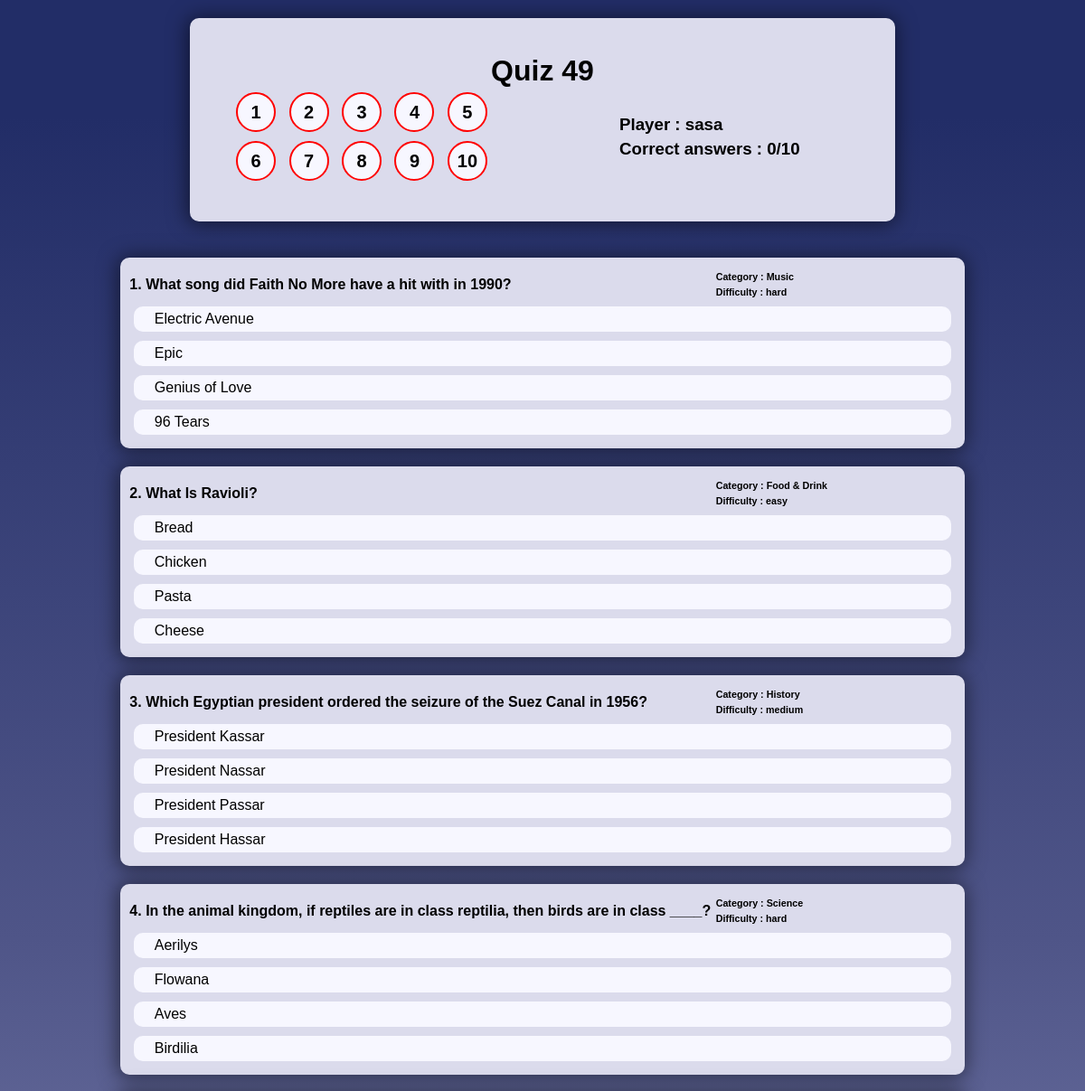
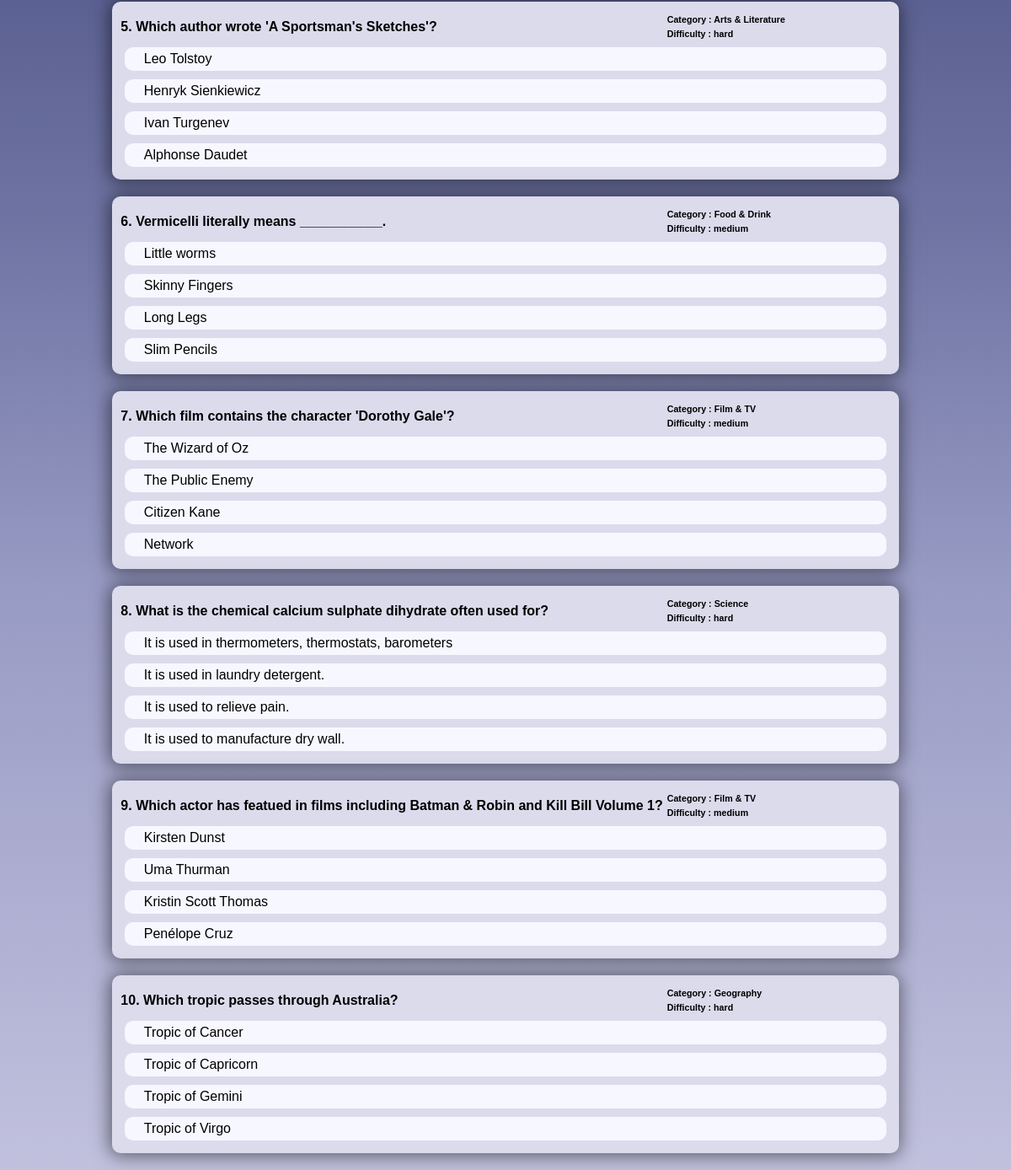
The app's page /quiz/49/result with its own data (2 pictures, top to bottom).
### base/models.py (models this page shows, shortened)
class Quiz(models.Model):
    player = models.ForeignKey(Player,on_delete=models.CASCADE)
    correctQuestions = models.IntegerField(default=0)
    completed = models.BooleanField(default=False)

class Question(models.Model):
    number = models.IntegerField(default=0)
    quiz = models.ForeignKey("Quiz",on_delete=models.CASCADE,null = True)
    question = models.CharField(max_length=300)
    correctAnswer = models.CharField(max_length=300)
    category = models.CharField(max_length=300,default = "string")
    incorrect = models.JSONField(default = "")
    difficulty = models.CharField(max_length=20,default = "easy")
    choices = models.JSONField(default= "")
    playerChoice = models.CharField(max_length=300,default="")
    def __str__(self):
        return self.question[:40]

class Player(models.Model):
    name = models.CharField(max_length=50)
    def __str__(self):
        return self.name

### base/views.py (the view)
# urls.py: path("quiz/<str:pk>/result",views.resultView,name = "result")
def resultView(request,pk):
    quiz = Quiz.objects.get(id = pk)
    questions = Question.objects.filter(quiz = quiz)
    print(questions)
    context = {"questions" : questions,"quiz":quiz}
    return render(request,"base/result.html",context)

### base/templates/base/result.html (shortened to what this page needs)
{% extends 'base/main.html' %}
{% block content %}
<div class = "container result">
    <div class = "top">
        <h1>Quiz {{quiz.id}}</h1>
        <div class = "container">
            <div class = "q__box__left">
                {% for q in questions %}
                    {% if q.playerChoice == q.correctAnswer %}
                        <a href = "#{{q.number}}" class = "q__circle correct">
                            <p>{{q.number}}</p>
                        </a>
                    {% else %}
                        <a href = "#{{q.number}}" class = "q__circle wrong">
                            <p>{{q.number}}</p>
                        </a>
                    {% endif %}
                {% endfor %}
            </div>
            <div class = "q__box__right">
                <h3>Player : {{quiz.player}}</h3>
                <h3>Correct answers : {{quiz.correctQuestions}}/10</h3>
            </div>
        </div>
    </div>
    <div class = "">
        {% for q in questions %}
            <div class = "question" id = {{q.number}}>
                <div class = "q__header">
                    <div>
                        <h4>{{q.number}}. {{q.question}}</h4>
                    </div>
                    <div class = q__info>
                        <h6>Category : {{q.category}}</h6>
                        <h6>Difficulty : {{q.difficulty}}</h6>
                    </div>
                </div>
                <div class = "answers">
                    {% for answer in q.choices %}
                    {% if answer == q.playerChoice %}
                        {% if answer == q.correctAnswer %}
                            <div class = "a__choice correct" id = "{{q.number}}">
                                <p>{{answer}}</p>
                            </div>
                        {% else %}
                            <div class = "a__choice wrong" id = "{{q.number}}">
                                <input id = "{{q.number}}" type ="checkbox" name = "{{answer}}" class = "input">
                                <p>{{answer}}</p>
                            </div>
                        {% endif %}
                    {% else %}
                        <div class = "a__choice" id = "{{q.number}}">
                            <p>{{answer}}</p>
                        </div>
                    {% endif %}
                    {% endfor %}
                </div>
          </div>
          {% endfor %}
    </div>
</div>
{% endblock content %}

### static/styles/style.css (style rules this page uses)
* { margin: 0; padding: 0; font-family: "Fira Sans", sans-serif; }
html,body { scroll-behavior: smooth; display: flex; justify-content: center; align-items: center; min-height: 100vh; background: rgb(193,193,222); background: linear-gradient(0deg, rgba(193,193,222,1) 0%, rgba(151,154,195,1) 27%, rgba(111,116,163,1) 43%, rgba(79,85,136,1) 60%, rgba(34,45,103,1) 95%); }
.container { margin: auto; max-width: 1200px; display: flex; justify-content: space-evenly; align-items: center; }
.container { margin: auto; max-width: 1200px; }
.q__header { display: flex; justify-content: space-between; align-items: center; }
.q__info { width: 250px; text-align: left; margin-right: 20px; }
.q__info h6 { margin: 5px; }
.answers { display: flex; flex-direction: column; }
.question { box-shadow: -1px 1px 21px 2px rgba(0,0,0,0.52); -webkit-box-shadow: -1px 1px 21px 2px rgba(0,0,0,0.52); -moz-box-shadow: -1px 1px 21px 2px rgba(0,0,0,0.52); background-color: rgb(219, 219, 236); padding: 10px; border-radius: 10px; margin: 20px }
.container.result { flex-direction: column; align-items: center; justify-content: center; }
.top { box-shadow: -1px 1px 21px 2px rgba(0,0,0,0.52); -webkit-box-shadow: -1px 1px 21px 2px rgba(0,0,0,0.52); -moz-box-shadow: -1px 1px 21px 2px rgba(0,0,0,0.52); background-color: rgb(219, 219, 236); padding: 40px; border-radius: 10px; margin: 20px; width: 700px; text-align: center; }
.top .container { display: flex; justify-content: space-between; align-items: center; }
.q__box__left { width: 300px; }
.q__box__right { width: 250px; text-align: left; margin-right: 20px; }
.q__circle { color: black; font-weight: 700; display: inline-block; background-color: rgb(247, 247, 255); width: 40px; height: 40px; margin: 5px; border-radius: 50%; }
a { text-decoration: none; color: black; font-size: 20px; text-align: center; }
.q__circle p { position: relative; top: 50%; transform: translateY(-50%) }
.q__info h6, .q__box__right h3 { margin: 5px; }
.a__choice { background-color: rgb(247, 247, 255); padding: 5px; border-radius: 10px; margin: 5px; }
.wrong { border: 2px solid red; }
.a__choice p { display: inline-block; padding: 0px; margin: 0px; }

### records on screen
Quiz: id "49", player "sasa", correctQuestions "0"
Question: number "1", question "What song did Faith No More have a hit with in 1990?", category "Music", difficulty "hard", choices "Electric Avenue" "Epic" "Genius of Love" "96 Tears"
Question: number "2", question "What Is Ravioli?", category "Food & Drink", difficulty "easy", choices "Bread" "Chicken" "Pasta" "Cheese"
Question: number "3", question "Which Egyptian president ordered the seizure of the Suez Canal in 1956?", category "History", difficulty "medium", choices "President Kassar" "President Nassar" "President Passar" "President Hassar"
Question: number "4", question "In the animal kingdom, if reptiles are in class reptilia, then birds are in class ____?", category "Science", difficulty "hard", choices "Aerilys" "Flowana" "Aves" "Birdilia"
Question: number "5", question "Which author wrote 'A Sportsman's Sketches'?", category "Arts & Literature", difficulty "hard", choices "Leo Tolstoy" "Henryk Sienkiewicz" "Ivan Turgenev" "Alphonse Daudet"
Question: number "6", question "Vermicelli literally means ___________.", category "Food & Drink", difficulty "medium", choices "Little worms" "Skinny Fingers" "Long Legs" "Slim Pencils"
Question: number "7", question "Which film contains the character 'Dorothy Gale'?", category "Film & TV", difficulty "medium", choices "The Wizard of Oz" "The Public Enemy" "Citizen Kane" "Network"
Question: number "8", question "What is the chemical calcium sulphate dihydrate often used for?", category "Science", difficulty "hard", choices "It is used in thermometers, thermostats, barometers" "It is used in laundry detergent." "It is used to relieve pain." "It is used to manufacture dry wall."
Question: number "9", question "Which actor has featued in films including Batman & Robin and Kill Bill Volume 1?", category "Film & TV", difficulty "medium", choices "Kirsten Dunst" "Uma Thurman" "Kristin Scott Thomas" "Penélope Cruz"
Question: number "10", question "Which tropic passes through Australia?", category "Geography", difficulty "hard", choices "Tropic of Cancer" "Tropic of Capricorn" "Tropic of Gemini" "Tropic of Virgo"
